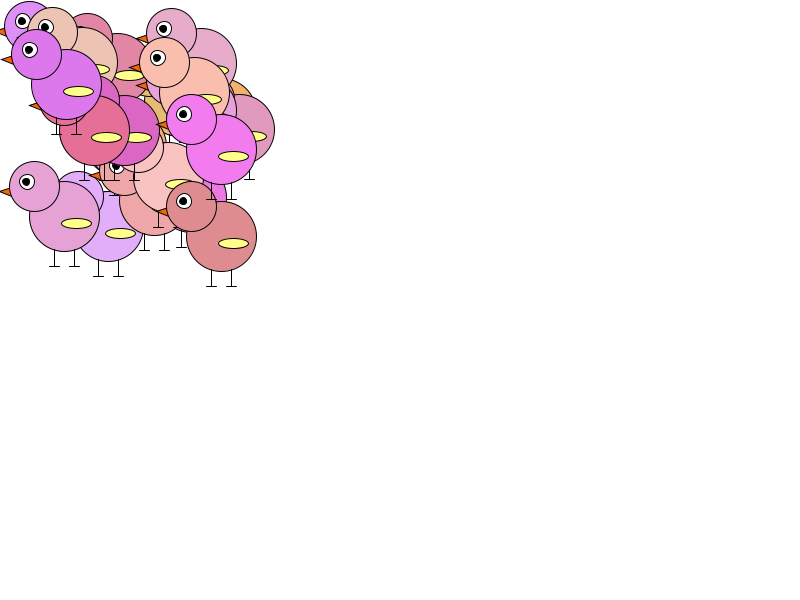
Frame 1 (no input)
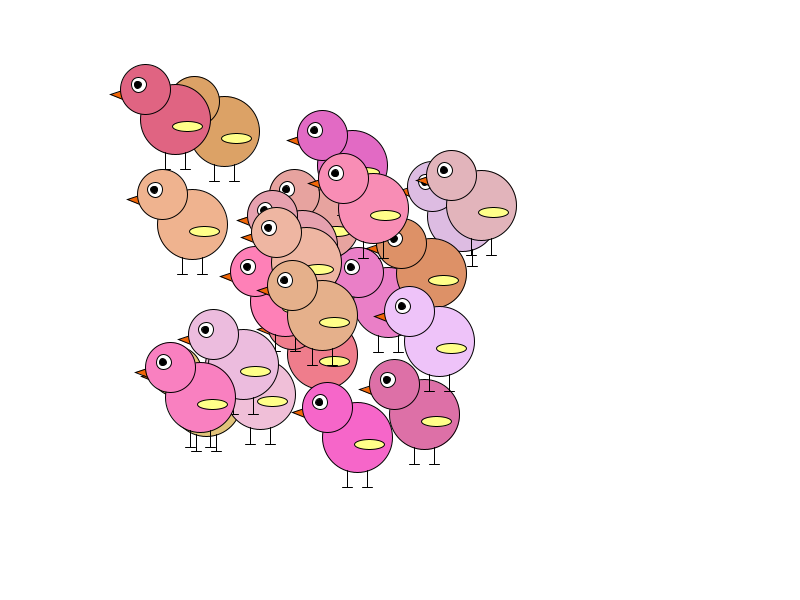
Frame 60 (the mouse pressed at the canvas centre just before this capture)
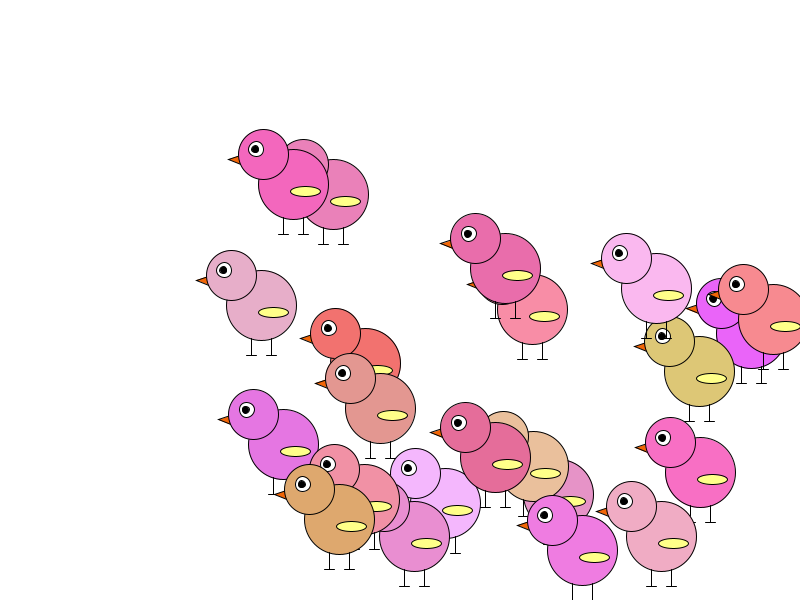
Frame 120 (the mouse held since frame 60 and released just before this capture)

The Processing sketch that drew these frames (run headless with seeded random() and noise(); from frame 60 on, the mouse is pressed at the canvas centre):

// Processing sketch: processing_77993
// ── processing_77993.pde

Bird[] myBird = new Bird[22];
//int n;
int xpos;
int ypos;
int xspeed;
int yspeed;


void setup(){
  size(800,600);
  for(int i=0; i<22; i++){
  myBird[i] = new Bird();
  }
}

class Bird{
  float xpos;
  float ypos;
  float xspeed;
  float yspeed;
  float size;


Bird(){
  xpos=random(50,300-50);
  ypos=random(50,300-50);
  size=1;
  xspeed=random(1,5);
  yspeed=random(1,5);
}


void draw_bird(){
  //snavel
  fill(242, 102, 7);
  triangle(xpos-65*size, ypos-25*size, xpos-50*size, ypos-19*size, xpos-50*size, ypos-30*size);


  // body 
  fill(random(220,255), random(100,200), random(100,255));
  ellipse(xpos*size, ypos*size, 70*size, 70*size); 
  ellipse(xpos-30*size, ypos-30*size, 50*size, 50*size);
  fill(255);
  ellipse(xpos-37*size, ypos-35*size, 15*size, 15*size);
  fill(0);
  ellipse(xpos-38*size, ypos-35*size, 7*size,7*size);

  //wing
  fill(255, 255, 137);
  ellipse(xpos+12*size, ypos+7*size, 30*size, 10*size);
  
   //legs
  line(xpos-10*size,ypos+33*size,xpos-10*size,ypos+50*size); 
  line(xpos+10*size,ypos+33*size,xpos+10*size,ypos+50*size); 
  //feet
  line(xpos-15*size,ypos+50*size,xpos-5*size,ypos+50*size);
  line(xpos+5*size,ypos+50*size,xpos+15*size,ypos+50*size);

}
  
void move_bird(){
  xpos = xpos + xspeed;
  ypos = ypos + yspeed;

if (xpos>=width-30*size) xspeed = xspeed*-1;
if (ypos>=height-50*size) yspeed = yspeed*-1;
if (xpos<=+60*size) xspeed = xspeed*-1;
if (ypos<=50*size) yspeed = yspeed*-1;

}
};


void draw () {
background(255);
for (int n=0;n<22;n++){
myBird[n].draw_bird();
myBird[n].move_bird();}
}
  
